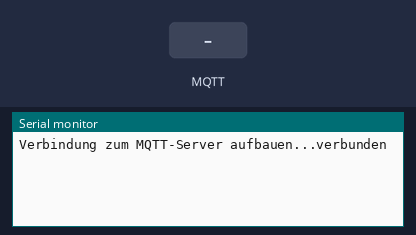
A program run on a simulated Arduino Uno, built with avr-gcc and run on an emulated ATmega328P. Parts: the last lines printed to the serial monitor. Inputs (shaded band) come from the test bench. WiFi joins after 1.5 s; servers stay silent unless stated; no MQTT or app messages arrive unless stated.

Above: at 2.7 s.
2.8 s: MQTT message "on" arrives on the first subscribed topic
At 4.1 s:
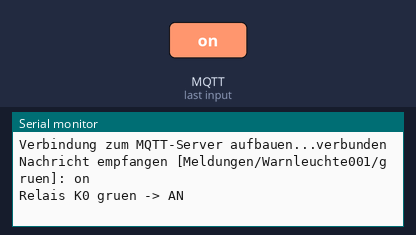
4.4 s: MQTT message "off" arrives on the first subscribed topic
At 5.7 s:
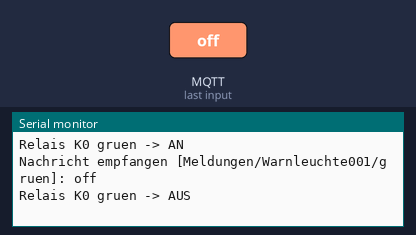
6.0 s: MQTT message "1" arrives on the first subscribed topic
At 7.3 s:
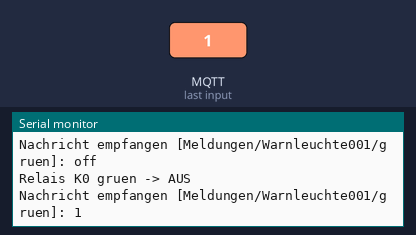
7.6 s: MQTT message "on" arrives on the second subscribed topic
At 8.9 s:
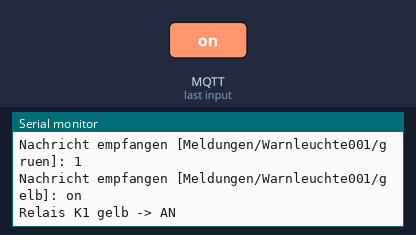
9.2 s: MQTT message "off" arrives on the second subscribed topic
At 10.5 s:
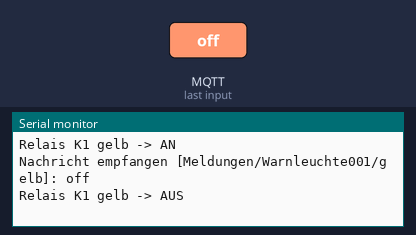
10.8 s: MQTT message "1" arrives on the second subscribed topic
At 11.9 s:
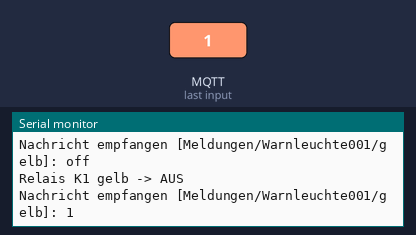

Measured:
- after the input at 2.8 s, the serial monitor: prints a new line after 0.11 s (image 1)
- after the input at 4.4 s, the serial monitor: prints a new line after 0.12 s (image 2)
- after the input at 6.0 s, the serial monitor: prints a new line after 0.13 s (image 3)
- after the input at 7.6 s, the serial monitor: prints a new line after 0.13 s (image 4)
- after the input at 9.2 s, the serial monitor: prints a new line after 0.14 s (image 5)
- after the input at 10.8 s, the serial monitor: prints a new line after 0.15 s (image 6)

The program:

main.cpp
```cpp
// (licence header left out)
#include <Ethernet.h>
#include <PubSubClient.h> // mqtt
#include "PCF8574.h" // Port Expander
#include <SPI.h> // Seriell
#include <Wire.h>

/************************************************************************** Warnleuchten belegung
Relais    Farbe
K0        grün      DQ
K1        gelb      DQ
K2        rot       DQ
K3        blau      DQ
K4        x1        DQ
K5        x2        DQ
K6        x3        DQ
K7        hupe      DQ
*/

/************************************************************************** Pinbelegung Arduino UNO
Analog Eingänge
A4      SDA -> gn
A5      SCL -> gn/1sw
*/

//************************************************************************** PCF8574 Init
PCF8574 pcf8574(0x20);

//************************************************************************** LAN Network definieren
byte mac[] = { 0xDE, 0xAD, 0xBE, 0xEF, 0x00, 0x08 };
IPAddress ip(10, 110, 0, 13); //comment this line if you are using DHCP

//IPAddress subnet(255, 255, 0, 0); // Subnet Mask

IPAddress mqtt_server(10, 110, 0, 3);  // IP-Adresse des MQTT Brokers im lokalen Netzwerk

EthernetClient ethClient;
PubSubClient client(ethClient);

//************************************************************************** Variablen
int topic_init = 0; // Topic Variable zum einmaligen aufrufen


//************************************************************************** Funktionsprototypen
void loop                       ();
void setup                      ();
void reconnect                  ();
void callback(char* topic, byte* payload, unsigned int length);
void topic_mqtt_init            ();
void mqtt_reconnect_intervall   ();
void(* resetFunc) (void) = 0;


//************************************************************************** Intervalle
/* Beispiel
unsigned long previousMillis_BEISPIEL = 0; //
unsigned long interval_BEISPIEL = 800;
//++++++++++++++++++++++++++++++++++++++++++++++++++++++++++++++++++++++++ BEISPIEL
  if (millis() - previousMillis_BEISPIEL > interval_BEISPIEL) {
      previousMillis_BEISPIEL = millis();
      FUNKTION();
    }
*/
unsigned long previousMillis_mqtt_reconnect = 0; //
unsigned long interval_mqtt_reconnect = 200;

//************************************************************************** SETUP
void setup() {
  Serial.begin(115200);

// ------------------------------------------------------------------------- Ethernet starten
  Ethernet.begin(mac, ip);
  // Pause Netzwerk Antwort
  delay(1500);

///////////////////////////////////////////////////////////////////////////  MQTT Broker init
  client.setServer(mqtt_server, 1883);
  client.setCallback(callback);

/////////////////////////////////////////////////////////////////////////// Konfig Portexpander
  pcf8574.pinMode(P0, OUTPUT);
  pcf8574.pinMode(P1, OUTPUT);
  pcf8574.pinMode(P2, OUTPUT);
  pcf8574.pinMode(P3, OUTPUT);
  pcf8574.pinMode(P4, OUTPUT);
  pcf8574.pinMode(P5, OUTPUT);
  pcf8574.pinMode(P6, OUTPUT);
  pcf8574.pinMode(P7, OUTPUT);
  pcf8574.begin();

  /////////////////////////////////////////////////////////////////////////// Portexpander Relais definieren
  pcf8574.digitalWrite(P0, !LOW);
  pcf8574.digitalWrite(P1, !LOW);
  pcf8574.digitalWrite(P2, !LOW);
  pcf8574.digitalWrite(P3, !LOW);
  pcf8574.digitalWrite(P4, !LOW);
  pcf8574.digitalWrite(P5, !LOW);
  pcf8574.digitalWrite(P6, !LOW);
  pcf8574.digitalWrite(P7, !LOW);

}

//************************************************************************** Topic MQTT init
void topic_mqtt_init(){
/*
Durch das init der Topic wird einmalig dem System gezeigt welche Topic es gibt
Benötigte Variable
- int topic_init = 0;
*/
    if (topic_init==0)
  {
    topic_init = 1;
    // Topic init
    client.publish("Meldungen/Warnleuchte001/gruen", "online");
    client.publish("Meldungen/Warnleuchte001/gelb", "online");
    client.publish("Meldungen/Warnleuchte001/rot", "online");
    client.publish("Meldungen/Warnleuchte001/blau", "online");
    client.publish("Meldungen/Warnleuchte001/x1", "online");
    client.publish("Meldungen/Warnleuchte001/x2", "online");
    client.publish("Meldungen/Warnleuchte001/x3", "online");
    client.publish("Meldungen/Warnleuchte001/hupe", "online");
      }
}

//************************************************************************** mqtt - reconnect
void reconnect() {
  while (!client.connected()) {
    Serial.print("Verbindung zum MQTT-Server aufbauen...");
    if (client.connect("Warnleuchte001", "hitesh", "RO9UZ7wANCXzmy")) {
      Serial.println("verbunden");
      client.subscribe("Meldungen/Warnleuchte001/gruen");
      client.subscribe("Meldungen/Warnleuchte001/gelb");
      client.subscribe("Meldungen/Warnleuchte001/rot");
      client.subscribe("Meldungen/Warnleuchte001/blau");
      client.subscribe("Meldungen/Warnleuchte001/x1");
      client.subscribe("Meldungen/Warnleuchte001/x2");
      client.subscribe("Meldungen/Warnleuchte001/x3");
      client.subscribe("Meldungen/Warnleuchte001/hupe");
    } else {
      Serial.print("Fehler, rc=");
      Serial.print(client.state());
      Serial.println(" erneut versuchen in 5 Sekunden");
      delay(5000);
    }
  }
}

//************************************************************************** mqtt - callback
void callback(char* topic, byte* payload, unsigned int length) {

 Serial.print("Nachricht empfangen [");
  Serial.print(topic);
  Serial.print("]: ");

  // Payload in einen String umwandeln
  String message;
  for (int i = 0; i < length; i++) {
    message += (char)payload[i];
  }

  Serial.println(message);

// -------------------------------------------------------- Topic Auswerten K0 gruen
    if (String(topic) == "Meldungen/Warnleuchte001/gruen") {
      if (message == "on") {
          Serial.println("Relais K0 gruen -> AN");
          pcf8574.digitalWrite(P0, !HIGH);
      }
      else if (message == "off") {
          Serial.println("Relais K0 gruen -> AUS");
          pcf8574.digitalWrite(P0, !LOW);
      }
      else { }} else { }

// -------------------------------------------------------- Topic Auswerten K1 gelb
    if (String(topic) == "Meldungen/Warnleuchte001/gelb") {
      if (message == "on") {
          Serial.println("Relais K1 gelb -> AN");
          pcf8574.digitalWrite(P1, !HIGH);
      }
      else if (message == "off") {
          Serial.println("Relais K1 gelb -> AUS");
          pcf8574.digitalWrite(P1, !LOW);
      }
      else { }} else { }

// -------------------------------------------------------- Topic Auswerten K2 rot
    if (String(topic) == "Meldungen/Warnleuchte001/rot") {
      if (message == "on") {
          Serial.println("Relais K2 rot -> AN");
          pcf8574.digitalWrite(P2, !HIGH);
      }
      else if (message == "off") {
          Serial.println("Relais K2 rot-> AUS");
          pcf8574.digitalWrite(P2, !LOW);
      }
      else { }} else { }


// -------------------------------------------------------- Topic Auswerten K3 blau
    if (String(topic) == "Meldungen/Warnleuchte001/blau") {
      if (message == "on") {
          Serial.println("Relais K3 blau -> AN");
          pcf8574.digitalWrite(P3, !HIGH);
      }
      else if (message == "off") {
          Serial.println("Relais K3 blau -> AUS");
          pcf8574.digitalWrite(P3, !LOW);
      }
      else { }} else { }

// -------------------------------------------------------- Topic Auswerten K4 x1
    if (String(topic) == "Meldungen/Warnleuchte001/x1") {
      if (message == "on") {
          Serial.println("Relais K4 x1 -> AN");
          pcf8574.digitalWrite(P4, !HIGH);
      }
      else if (message == "off") {
          Serial.println("Relais K4 x1 -> AUS");
          pcf8574.digitalWrite(P4, !LOW);
      }
      else { }} else { }

// -------------------------------------------------------- Topic Auswerten K5 x2
    if (String(topic) == "Meldungen/Warnleuchte001/x2") {
      if (message == "on") {
          Serial.println("Relais K5 x2 -> AN");
          pcf8574.digitalWrite(P5, !HIGH);
      }
      else if (message == "off") {
          Serial.println("Relais K5 x2 -> AUS");
          pcf8574.digitalWrite(P5, !LOW);
      }
      else { }} else { }

// -------------------------------------------------------- Topic Auswerten K6 x3
    if (String(topic) == "Meldungen/Warnleuchte001/x3") {
      if (message == "on") {
          Serial.println("Relais K6 x3 -> AN");
          pcf8574.digitalWrite(P6, !HIGH);
      }
      else if (message == "off") {
          Serial.println("Relais K6 x3 -> AUS");
          pcf8574.digitalWrite(P6, !LOW);
      }
      else { }} else { }

// -------------------------------------------------------- Topic Auswerten K7 hupe
    if (String(topic) == "Meldungen/Warnleuchte001/hupe") {
      if (message == "on") {
          Serial.println("Relais K7 hupe -> AN");
          pcf8574.digitalWrite(P7, !HIGH);
      }
      else if (message == "off") {
          Serial.println("Relais K7 hupe -> AUS");
          pcf8574.digitalWrite(P7, !LOW);
      }
      else { }} else { }

}


//************************************************************************** mqtt_reconnect_intervall
void mqtt_reconnect_intervall() {
    if (!client.connected()) {
      reconnect();
    }
    client.loop();
}

//************************************************************************** LOOP
void loop() {

// MQTT Abfrage
    if (millis() - previousMillis_mqtt_reconnect > interval_mqtt_reconnect) {
      previousMillis_mqtt_reconnect = millis();
      mqtt_reconnect_intervall();
    }


// Mqtt Topic einmalig beim Start INIT
topic_mqtt_init();

 //++++++++++++++++++++++++++++++++++++++++++++++++++++++++++++++++++++++++ Arduino Reset
if ( millis()  >= 86400000) resetFunc(); // Reset alle zwei Tage
if ( millis()  >= 30000) resetFunc(); // Reset alle zwei Tage


}
```
